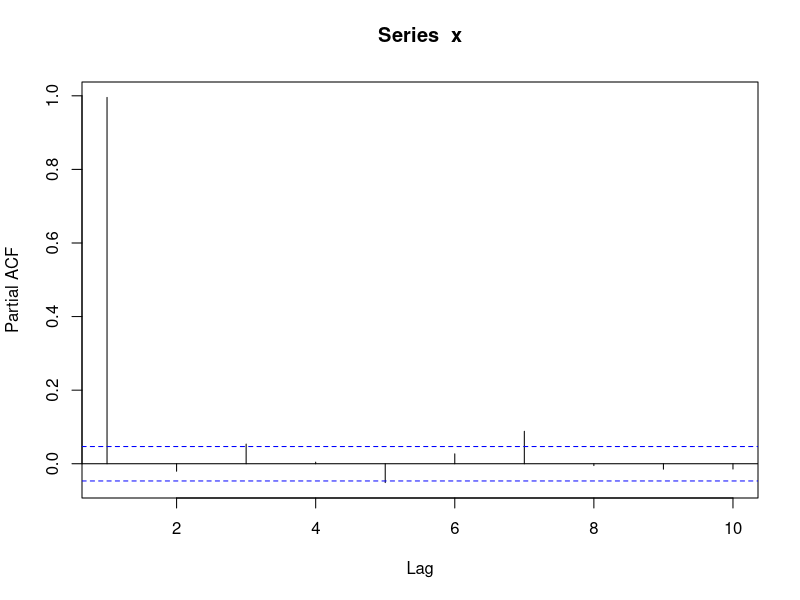
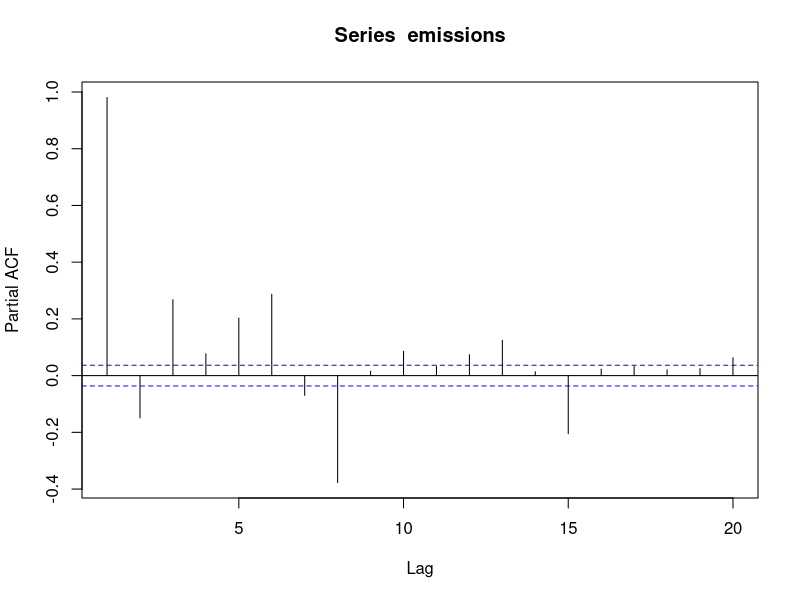
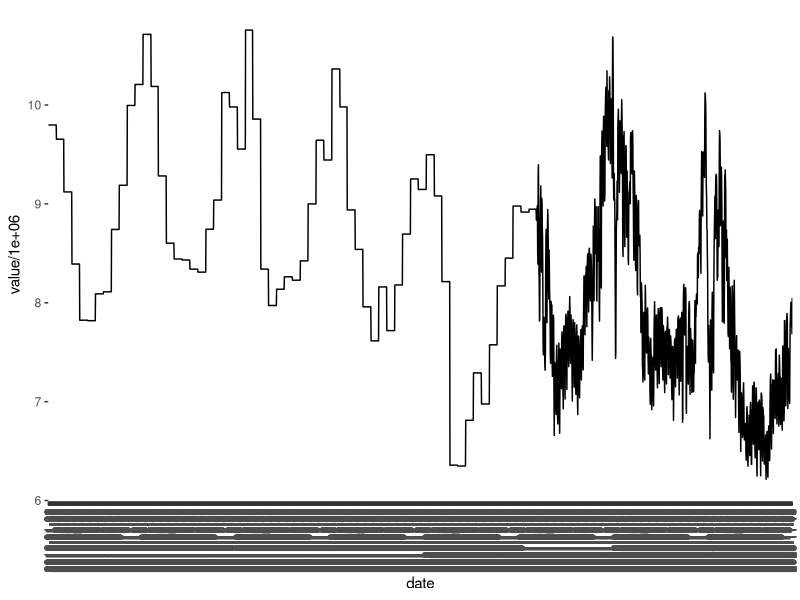
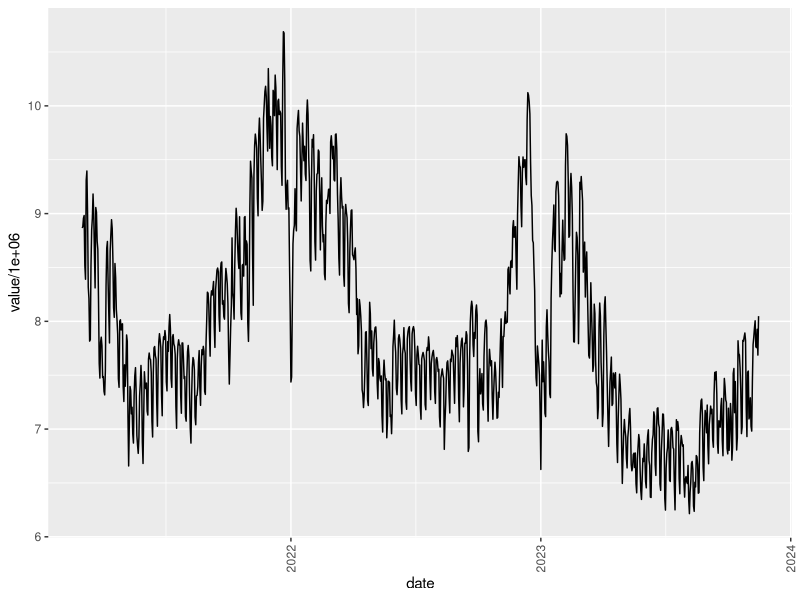
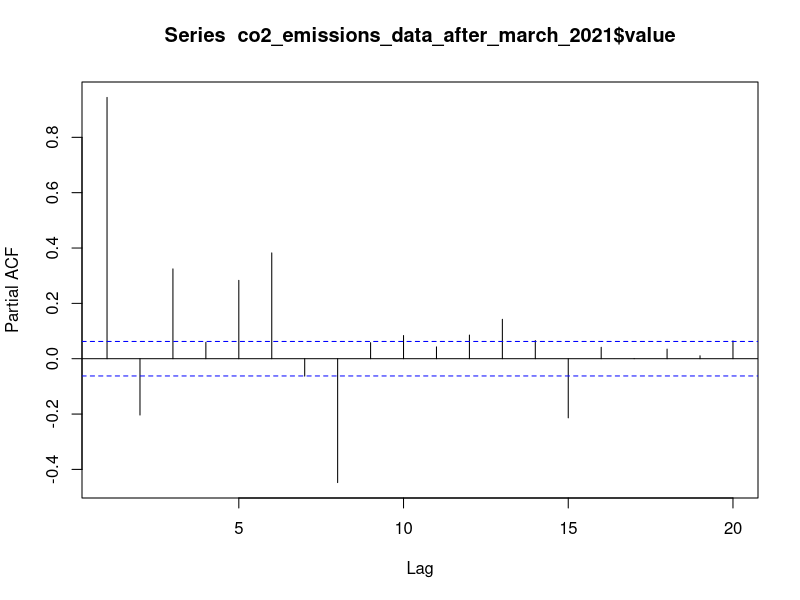
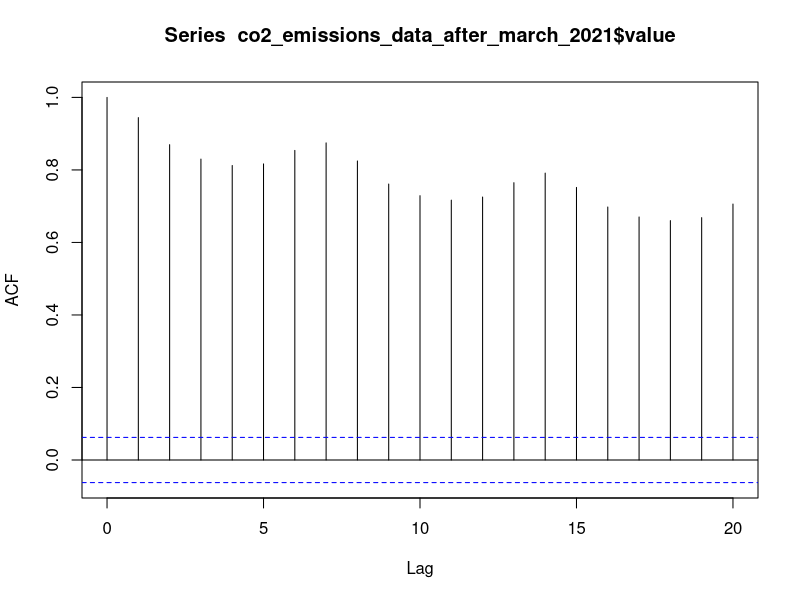
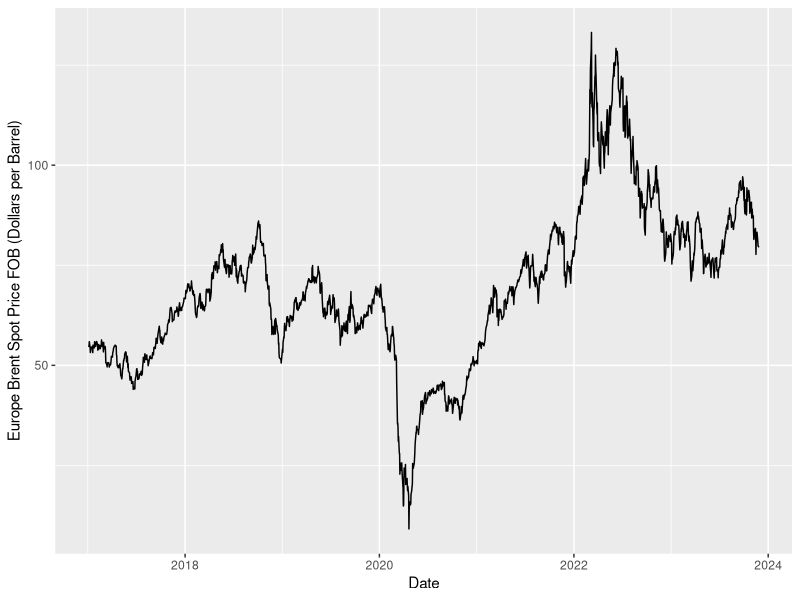
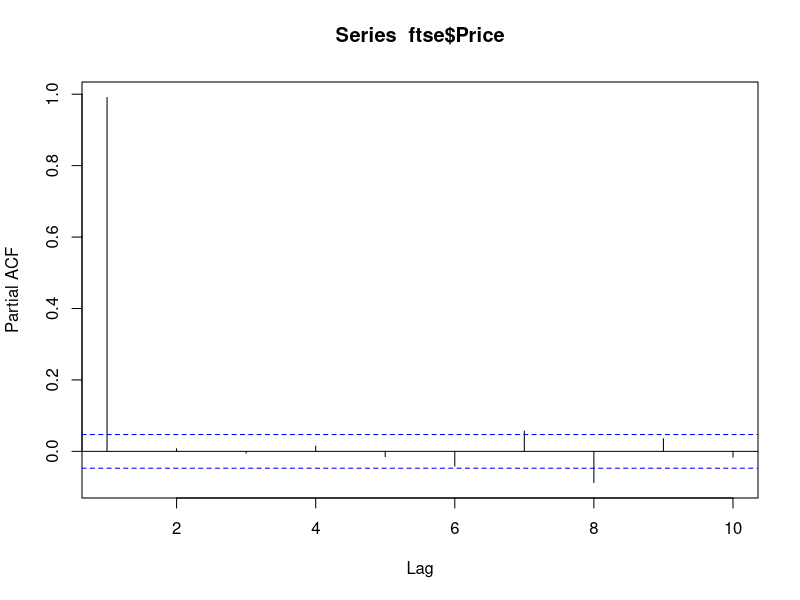

Write the R code that produced these figures, in order.
library(readxl)
library(tseries)
library(ggplot2)
library(tidyverse)
library(reshape2)
library(car)

#Trying to find autoregression lag of brent crude oil prices

#Start by reading in the crude oil prices
brent_crude_proces<- read_excel("brent_crude_prices.xlsx")
x<- brent_crude_proces$`Europe Brent Spot Price FOB (Dollars per Barrel)`
pacf(x, lag = 10, pl=TRUE)

#We can tell from the partial autocorrelation that he spike at lag 1 is much much higher than at subsequent lags.
#So we can say crude oil has a AR(1) structure. 


#What about co2 emissions?
co2_emissions_data<-read.csv("co2_emission.csv")
emissions<- co2_emissions_data$value

pacf(emissions, lag=20, pl=TRUE)

#This doesn't look so great. 
#Graphing CO2 Emissions
ggplot(data=co2_emissions_data, aes(date, y=value/1000000))+
  geom_line(group=1)+theme(axis.text.x = element_text(angle = 90, vjust = 0.5, hjust=1))

#Aha. Now we can see that prior to 3/1/2021, all the CO2 emissions data was the same for each month.
#So let's filter for dates after that and try the lag again. 

co2_emissions_data$date<- as.Date(co2_emissions_data$date)

co2_emissions_data_after_march_2021<- co2_emissions_data |> filter(
                                                          date>"2021-03-01"
)

#Graph again:

ggplot(data=co2_emissions_data_after_march_2021, aes(date, y=value/1000000))+
  geom_line(group=1)+theme(axis.text.x = element_text(angle = 90, vjust = 0.5, hjust=1))

#Let's try the autocorrelation now:
 pacf(co2_emissions_data_after_march_2021$value, lag=20, pl=TRUE)
 acf(co2_emissions_data_after_march_2021$value, lag=20, pl=TRUE)
 


#Graphin brent crude oil
ggplot(data=brent_crude_proces, aes(x=Date, `Europe Brent Spot Price FOB (Dollars per Barrel)`))+
  geom_line()



#Reading FTSE in 

ftse<- read.csv("FTSE 100 Historical Data.csv")
ftse$Price<- as.numeric(str_replace(ftse$Price, ",",""))

pacf(ftse$Price, lag=10, pl=TRUE)

#Positive signs here. 


#So let's shelve the autoregressive stuff for the time being and have a wee look at correlations

#Reading in the auction data:
eu_ets_data<-read_excel("EU-ETS-data.xlsx")

x<- eu_ets_data$`Auction Price €/tCO2`
auction_price<-data.frame(x)
auction_price<- auction_price |> filter(is.na(x)==FALSE)
pacf(auction_price$x, lag=20, pl=TRUE)

#removing na's and selecting the right columns
eu_ets_variable_cor<- eu_ets_data |> select(`Auction Price €/tCO2`,
              `Auction Volume tCO2`:`Average volume bid per bidder`,
              `Total Number of Bidders`) |> filter(
                is.na(`Auction Price €/tCO2`)==FALSE
              )

cor_matrix<- cor(eu_ets_variable_cor)

# Get upper triangle of the correlation matrix
get_upper_tri <- function(cormat){
  cormat[lower.tri(cormat)]<- NA
  return(cormat)
}

upper_tri <- get_upper_tri(cor_matrix)
melted_cormat <- melt(upper_tri, na.rm = TRUE)

ggplot(data = melted_cormat, aes(Var2, Var1, fill = value))+
  geom_tile(color = "white")+
  scale_fill_gradient2(low = "blue", high = "red", mid = "white", 
                       midpoint = 0, limit = c(-1,1), space = "Lab", 
                       name="Pearson\nCorrelation") +
  theme_minimal()+ 
  theme(axis.text.x = element_text(angle = 45, vjust = 1, 
                                   size = 12, hjust = 1))+
  coord_fixed()




#Combining datasets, adding crude oil prices and stock prices

eu_ets_data$Date<- as.Date(eu_ets_data$Date)
brent_crude_proces$Date<- as.Date(brent_crude_proces$Date)
ftse$Date<- as.Date(ftse$Date)

auction_and_oil<- merge(x=eu_ets_data,y=brent_crude_proces, 
                         by="Date", all.x=TRUE) 

auction_and_oil<-auction_and_oil |> filter(is.na(auction_and_oil$`Europe Brent Spot Price FOB (Dollars per Barrel)`)==FALSE)

oil_prices<- auction_and_oil$`Europe Brent Spot Price FOB (Dollars per Barrel)`
pacf(oil_prices, lag=10, pl=TRUE)

ets_stock_and_oil_data<- merge(x=auction_and_oil, y= ftse, by='Date', all.x=TRUE)


#Creating Durbin Watson Tests

#just some auction variables
auction_variables_fit<- glm(`Auction Price €/tCO2`~`Auction Volume tCO2`+`Number of bids submitted`+`Maximum Bid €/tCO2`,
                            family=gaussian, data=ets_stock_and_oil_data)
summary(auction_variables_fit)

durbinWatsonTest(auction_variables_fit)

#with oil prices

oil_fit<- glm(`Auction Price €/tCO2`~`Auction Volume tCO2`+`Maximum Bid €/tCO2`+`Europe Brent Spot Price FOB (Dollars per Barrel)`,
              family=gaussian, data=ets_stock_and_oil_data)
summary(oil_fit)

durbinWatsonTest(oil_fit)

#Let's try adding a lag: 

lag<- ets_stock_and_oil_data$`Auction Price €/tCO2`[2:length(ets_stock_and_oil_data$`Auction Price €/tCO2`)-1]
lag<- c(0,lag)
lag[length(lag)]<-0
ets_with_auction_lag<- ets_stock_and_oil_data |> mutate(
                                          lag= lag, .after=`Auction Price €/tCO2`
)

auction_variables_fit<- glm(`Auction Price €/tCO2`~lag+`Auction Volume tCO2`+ `Average bid size`,
                            family=gaussian, data=ets_stock_and_oil_data)

durbinWatsonTest(auction_variables_fit)

#So this seems good enough
